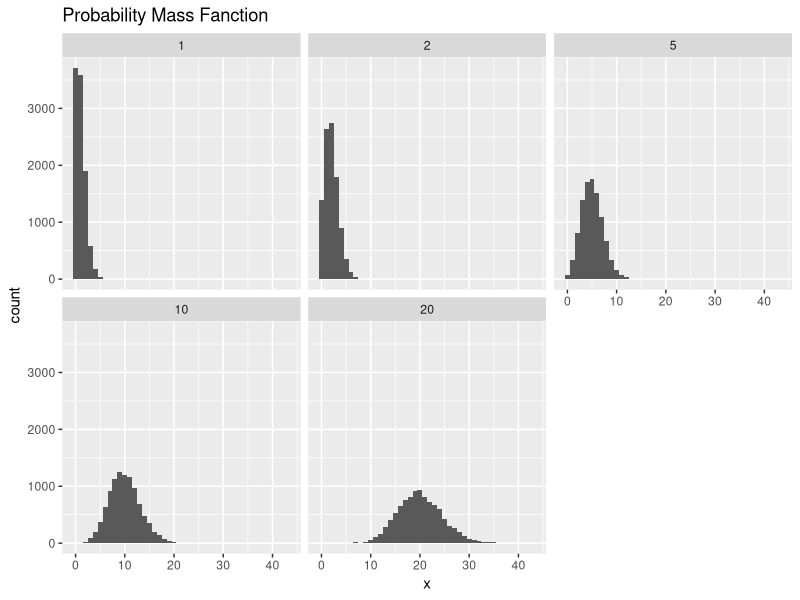
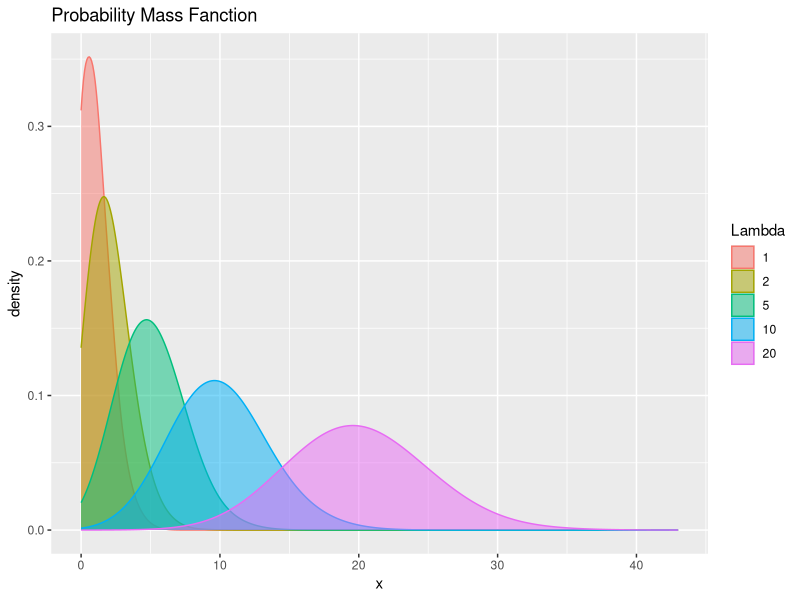

Write R code to recreate these figures, in order.
#5つの異なるポアソン分布から1万個のランダムな数字を生成
pois1 <- rpois(n = 10000, lambda = 1)

pois2 <- rpois(n = 10000, lambda = 2)
pois5 <- rpois(n = 10000, lambda = 5)
pois10 <- rpois(n = 10000, lambda = 10)
pois20 <- rpois(n = 10000, lambda = 20)

pois <- data.frame(Lambda.1 = pois1, Lambda.2 = pois2, Lambda.5 = pois5,
                   Lambda.10 = pois10, Lambda.20 = pois20)
head(pois)

#グラフを作成しやすいように、reshape2パッケージをロード
require(reshape2)

#longフォーマットへデータを変更
pois <- melt(data = pois, variable.name = "Lambda", value.name = "x")

#新しい列名をきれいにするために、stringrパッケージをロード
require(stringr)

#λをきれいにして値だけ表示する
pois$Lambda <- as.factor(as.numeric(str_extract(string = pois$Lambda,
                                                pattern = "\\d+")))
head(pois)
tail(pois)

#ヒストグラムの作成
require(ggplot2)
ggplot(pois, aes(x = x)) + geom_histogram(binwidth = 1) +
  facet_wrap(~Lambda) + ggtitle("Probability Mass Fanction")

#各密度分布を重ねたタイプ
ggplot(pois, aes(x = x)) +
  geom_density(aes(group = Lambda, color = Lambda, fill = Lambda),
               adjust = 4, alpha = 1/2) +
  scale_color_discrete() + scale_fill_discrete() +
  ggtitle("Probability Mass Fanction")

